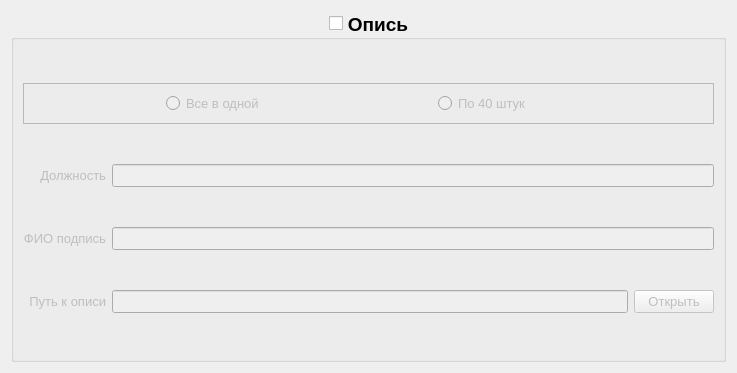
      <widget class="QWidget" name="page_3">
       <property name="geometry">
        <rect>
         <x>0</x>
         <y>0</y>
         <width>737</width>
         <height>373</height>
        </rect>
       </property>
       <attribute name="label">
        <string>Опись</string>
       </attribute>
       <layout class="QGridLayout" name="gridLayout_19">
        <item row="0" column="0">
         <widget class="QGroupBox" name="groupBox_inventory_insert">
          <property name="font">
           <font>
            <pointsize>14</pointsize>
            <weight>75</weight>
            <bold>true</bold>
           </font>
          </property>
          <property name="title">
           <string>Опись</string>
          </property>
          <property name="alignment">
           <set>Qt::AlignCenter</set>
          </property>
          <property name="checkable">
           <bool>true</bool>
          </property>
          <property name="checked">
           <bool>false</bool>
          </property>
          <layout class="QGridLayout" name="gridLayout_6">
           <item row="1" column="0">
            <widget class="QLabel" name="label_firm_2">
             <property name="sizePolicy">
              <sizepolicy hsizetype="Preferred" vsizetype="Minimum">
               <horstretch>0</horstretch>
               <verstretch>0</verstretch>
              </sizepolicy>
             </property>
             <property name="font">
              <font>
               <pointsize>10</pointsize>
               <weight>50</weight>
               <bold>false</bold>
              </font>
             </property>
             <property name="text">
              <string>Должность</string>
             </property>
             <property name="alignment">
              <set>Qt::AlignRight|Qt::AlignTrailing|Qt::AlignVCenter</set>
             </property>
            </widget>
           </item>
           <item row="2" column="0">
            <widget class="QLabel" name="label_firm_3">
             <property name="sizePolicy">
              <sizepolicy hsizetype="Preferred" vsizetype="Minimum">
               <horstretch>0</horstretch>
               <verstretch>0</verstretch>
              </sizepolicy>
             </property>
             <property name="font">
              <font>
               <pointsize>10</pointsize>
               <weight>50</weight>
               <bold>false</bold>
              </font>
             </property>
             <property name="text">
              <string>ФИО подпись</string>
             </property>
             <property name="alignment">
              <set>Qt::AlignRight|Qt::AlignTrailing|Qt::AlignVCenter</set>
             </property>
            </widget>
           </item>
           <item row="3" column="0">
            <widget class="QLabel" name="label_folder_form_28">
             <property name="sizePolicy">
              <sizepolicy hsizetype="Preferred" vsizetype="Minimum">
               <horstretch>0</horstretch>
               <verstretch>0</verstretch>
              </sizepolicy>
             </property>
             <property name="font">
              <font>
               <pointsize>10</pointsize>
               <weight>50</weight>
               <bold>false</bold>
              </font>
             </property>
             <property name="text">
              <string>Путь к описи</string>
             </property>
             <property name="alignment">
              <set>Qt::AlignRight|Qt::AlignTrailing|Qt::AlignVCenter</set>
             </property>
            </widget>
           </item>
           <item row="3" column="1">
            <widget class="QLineEdit" name="lineEdit_path_folder_account">
             <property name="sizePolicy">
              <sizepolicy hsizetype="Expanding" vsizetype="Fixed">
               <horstretch>0</horstretch>
               <verstretch>0</verstretch>
              </sizepolicy>
             </property>
             <property name="font">
              <font>
               <pointsize>10</pointsize>
               <weight>50</weight>
               <bold>false</bold>
              </font>
             </property>
            </widget>
           </item>
           <item row="3" column="2">
            <widget class="QPushButton" name="pushButton_folder_account">
             <property name="sizePolicy">
              <sizepolicy hsizetype="Fixed" vsizetype="Fixed">
               <horstretch>0</horstretch>
               <verstretch>0</verstretch>
              </sizepolicy>
             </property>
             <property name="font">
              <font>
               <pointsize>10</pointsize>
               <weight>50</weight>
               <bold>false</bold>
              </font>
             </property>
             <property name="text">
              <string>Открыть</string>
             </property>
            </widget>
           </item>
           <item row="0" column="0" colspan="3">
            <widget class="QFrame" name="frame">
             <property name="sizePolicy">
              <sizepolicy hsizetype="Preferred" vsizetype="Fixed">
               <horstretch>0</horstretch>
               <verstretch>0</verstretch>
              </sizepolicy>
             </property>
             <property name="frameShape">
              <enum>QFrame::StyledPanel</enum>
             </property>
             <property name="frameShadow">
              <enum>QFrame::Raised</enum>
             </property>
             <layout class="QGridLayout" name="gridLayout_14">
              <item row="0" column="4">
               <spacer name="horizontalSpacer_2">
                <property name="orientation">
                 <enum>Qt::Horizontal</enum>
                </property>
                <property name="sizeHint" stdset="0">
                 <size>
                  <width>40</width>
                  <height>20</height>
                 </size>
                </property>
               </spacer>
              </item>
              <item row="0" column="0">
               <spacer name="horizontalSpacer">
                <property name="orientation">
                 <enum>Qt::Horizontal</enum>
                </property>
                <property name="sizeHint" stdset="0">
                 <size>
                  <width>40</width>
                  <height>20</height>
                 </size>
                </property>
               </spacer>
              </item>
              <item row="0" column="1">
               <widget class="QRadioButton" name="radioButton_group2_all_doc">
                <property name="sizePolicy">
                 <sizepolicy hsizetype="Expanding" vsizetype="Fixed">
                  <horstretch>0</horstretch>
                  <verstretch>0</verstretch>
                 </sizepolicy>
                </property>
                <property name="font">
                 <font>
                  <pointsize>10</pointsize>
                  <weight>50</weight>
                  <bold>false</bold>
                 </font>
                </property>
                <property name="text">
                 <string>Все в одной</string>
                </property>
               </widget>
              </item>
              <item row="0" column="3">
               <widget class="QRadioButton" name="radioButton_group2_40_num">
                <property name="sizePolicy">
                 <sizepolicy hsizetype="Expanding" vsizetype="Fixed">
                  <horstretch>0</horstretch>
                  <verstretch>0</verstretch>
                 </sizepolicy>
                </property>
                <property name="font">
                 <font>
                  <pointsize>10</pointsize>
                  <weight>50</weight>
                  <bold>false</bold>
                 </font>
                </property>
                <property name="text">
                 <string>По 40 штук</string>
                </property>
               </widget>
              </item>
              <item row="0" column="2">
               <spacer name="horizontalSpacer_4">
                <property name="orientation">
                 <enum>Qt::Horizontal</enum>
                </property>
                <property name="sizeHint" stdset="0">
                 <size>
                  <width>40</width>
                  <height>20</height>
                 </size>
                </property>
               </spacer>
              </item>
             </layout>
            </widget>
           </item>
           <item row="1" column="1" colspan="2">
            <widget class="QLineEdit" name="lineEdit_account_post">
             <property name="sizePolicy">
              <sizepolicy hsizetype="Expanding" vsizetype="Fixed">
               <horstretch>0</horstretch>
               <verstretch>0</verstretch>
              </sizepolicy>
             </property>
             <property name="font">
              <font>
               <pointsize>10</pointsize>
               <weight>50</weight>
               <bold>false</bold>
              </font>
             </property>
            </widget>
           </item>
           <item row="2" column="1" colspan="2">
            <widget class="QLineEdit" name="lineEdit_account_signature">
             <property name="sizePolicy">
              <sizepolicy hsizetype="Expanding" vsizetype="Fixed">
               <horstretch>0</horstretch>
               <verstretch>0</verstretch>
              </sizepolicy>
             </property>
             <property name="font">
              <font>
               <pointsize>10</pointsize>
               <weight>50</weight>
               <bold>false</bold>
              </font>
             </property>
            </widget>
           </item>
          </layout>
         </widget>
        </item>
       </layout>
      </widget>
